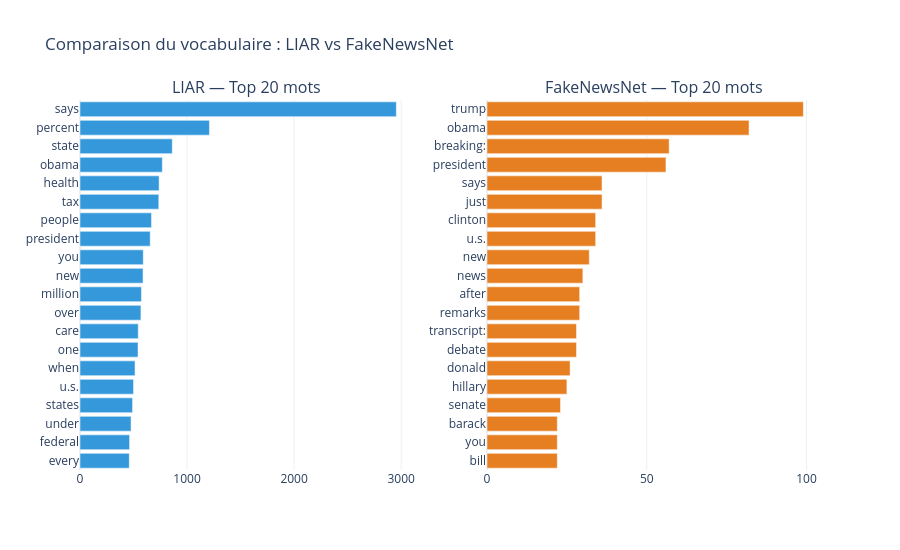

Notebook code for this chart:
### Code cell
# Analyse du vocabulaire — comparaison LIAR vs FakeNewsNet
stopwords_basic = {"the", "a", "an", "is", "are", "was", "were", "of", "to", "in",
                   "for", "and", "on", "that", "it", "with", "as", "at", "by", "from",
                   "or", "be", "this", "has", "have", "had", "not", "but", "they",
                   "he", "she", "we", "his", "her", "its", "our", "their", "will",
                   "would", "than", "more", "been", "who", "which", "about", "said"}

def get_vocab(texts, n=30):
    words = " ".join(texts.astype(str)).lower().split()
    words = [w for w in words if w not in stopwords_basic and len(w) > 2]
    return Counter(words)

vocab_liar = get_vocab(liar["statement"])
vocab_fnn = get_vocab(fnn["title"])

# Top 20 mots les plus frequents
top_liar = vocab_liar.most_common(20)
top_fnn = vocab_fnn.most_common(20)

fig = make_subplots(rows=1, cols=2, subplot_titles=["LIAR — Top 20 mots", "FakeNewsNet — Top 20 mots"])

fig.add_trace(go.Bar(
    y=[w for w, c in reversed(top_liar)],
    x=[c for w, c in reversed(top_liar)],
    orientation="h", marker_color="#3498db", name="LIAR"
), row=1, col=1)

fig.add_trace(go.Bar(
    y=[w for w, c in reversed(top_fnn)],
    x=[c for w, c in reversed(top_fnn)],
    orientation="h", marker_color="#e67e22", name="FakeNewsNet"
), row=1, col=2)

fig.update_layout(
    title="Comparaison du vocabulaire : LIAR vs FakeNewsNet",
    template="plotly_white", height=550, showlegend=False
)
fig.show()

# Chevauchement de vocabulaire
set_liar = set(vocab_liar.keys())
set_fnn = set(vocab_fnn.keys())
overlap = set_liar & set_fnn

print(f"\nVocabulaire unique LIAR   : {len(set_liar):,} mots")
print(f"Vocabulaire unique FakeNewsNet : {len(set_fnn):,} mots")
print(f"Chevauchement            : {len(overlap):,} mots ({len(overlap)/len(set_fnn)*100:.1f}% du vocab FNN)")
print(f"Mots exclusifs FakeNewsNet : {len(set_fnn - set_liar):,} ({(len(set_fnn - set_liar))/len(set_fnn)*100:.1f}%)")

### Figure 1 — Plotly figure (JSON) as saved in the notebook; plotly's stock layout.template omitted (floating-point values rounded to 4 significant figures)
{"data": [{"marker": {"color": "#3498db"}, "name": "LIAR", "orientation": "h", "type": "bar", "x": [460, 463, 477, 491, 500, 514, 542, 544, 569, 574, 589, 591, 656, 668, 736, 739, 769, 862, 1209, 2955], "xaxis": "x", "y": ["every", "federal", "under", "states", "u.s.", "when", "one", "care", "over", "million", "new", "you", "president", "people", "tax", "health", "obama", "state", "percent", "says"], "yaxis": "y"}, {"marker": {"color": "#e67e22"}, "name": "FakeNewsNet", "orientation": "h", "type": "bar", "x": [22, 22, 22, 23, 25, 26, 28, 28, 29, 29, 30, 32, 34, 34, 36, 36, 56, 57, 82, 99], "xaxis": "x2", "y": ["bill", "you", "barack", "senate", "hillary", "donald", "debate", "transcript:", "remarks", "after", "news", "new", "u.s.", "clinton", "just", "says", "president", "breaking:", "obama", "trump"], "yaxis": "y2"}], "layout": {"annotations": [{"font": {"size": 16}, "showarrow": false, "text": "LIAR — Top 20 mots", "x": 0.225, "xanchor": "center", "xref": "paper", "y": 1, "yanchor": "bottom", "yref": "paper"}, {"font": {"size": 16}, "showarrow": false, "text": "FakeNewsNet — Top 20 mots", "x": 0.775, "xanchor": "center", "xref": "paper", "y": 1, "yanchor": "bottom", "yref": "paper"}], "height": 550, "showlegend": false, "title": {"text": "Comparaison du vocabulaire : LIAR vs FakeNewsNet"}, "xaxis": {"anchor": "y", "domain": [0, 0.45]}, "xaxis2": {"anchor": "y2", "domain": [0.55, 1]}, "yaxis": {"anchor": "x", "domain": [0, 1]}, "yaxis2": {"anchor": "x2", "domain": [0, 1]}}}
